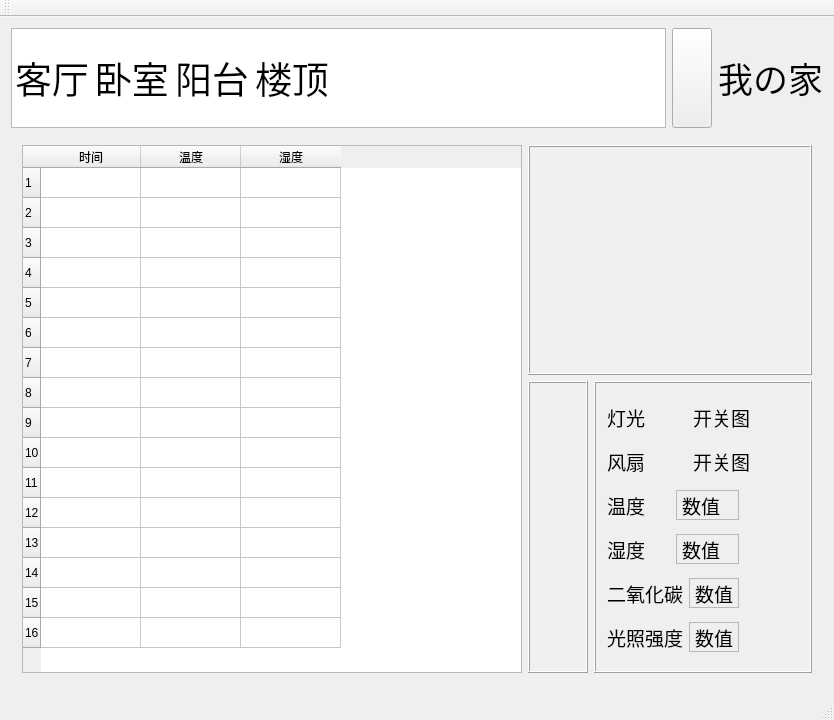
<?xml version="1.0" encoding="UTF-8"?>
<ui version="4.0">
 <class>environmentMonitorWidget</class>
 <widget class="QMainWindow" name="environmentMonitorWidget">
  <property name="geometry">
   <rect>
    <x>0</x>
    <y>0</y>
    <width>834</width>
    <height>720</height>
   </rect>
  </property>
  <property name="maximumSize">
   <size>
    <width>1280</width>
    <height>720</height>
   </size>
  </property>
  <property name="windowTitle">
   <string>environmentMonitorWidget</string>
  </property>
  <widget class="QWidget" name="MainWidget">
   <layout class="QGridLayout" name="gridLayout">
    <item row="1" column="0" colspan="3">
     <widget class="QStackedWidget" name="MainStackWidget">
      <property name="maximumSize">
       <size>
        <width>1280</width>
        <height>560</height>
       </size>
      </property>
      <property name="currentIndex">
       <number>0</number>
      </property>
      <widget class="QWidget" name="MainPage1">
       <property name="maximumSize">
        <size>
         <width>1280</width>
         <height>550</height>
        </size>
       </property>
       <layout class="QGridLayout" name="gridLayout_7">
        <item row="0" column="0" rowspan="2">
         <widget class="QTableWidget" name="tableWidget">
          <property name="maximumSize">
           <size>
            <width>500</width>
            <height>550</height>
           </size>
          </property>
          <property name="textElideMode">
           <enum>Qt::ElideMiddle</enum>
          </property>
          <property name="rowCount">
           <number>16</number>
          </property>
          <row/>
          <row/>
          <row/>
          <row/>
          <row/>
          <row/>
          <row/>
          <row/>
          <row/>
          <row/>
          <row/>
          <row/>
          <row/>
          <row/>
          <row/>
          <row/>
          <column>
           <property name="text">
            <string>时间</string>
           </property>
          </column>
          <column>
           <property name="text">
            <string>温度</string>
           </property>
          </column>
          <column>
           <property name="text">
            <string>湿度</string>
           </property>
          </column>
         </widget>
        </item>
        <item row="1" column="1">
         <widget class="QFrame" name="frame_2">
          <property name="maximumSize">
           <size>
            <width>500</width>
            <height>320</height>
           </size>
          </property>
          <property name="frameShape">
           <enum>QFrame::Box</enum>
          </property>
          <property name="frameShadow">
           <enum>QFrame::Raised</enum>
          </property>
          <layout class="QGridLayout" name="gridLayout_3">
           <item row="0" column="0">
            <widget class="QLabel" name="la_envi_view">
             <property name="maximumSize">
              <size>
               <width>500</width>
               <height>320</height>
              </size>
             </property>
             <property name="text">
              <string/>
             </property>
             <property name="scaledContents">
              <bool>true</bool>
             </property>
            </widget>
           </item>
          </layout>
         </widget>
        </item>
        <item row="1" column="2">
         <widget class="QFrame" name="frame_6">
          <property name="maximumSize">
           <size>
            <width>250</width>
            <height>320</height>
           </size>
          </property>
          <property name="frameShape">
           <enum>QFrame::Box</enum>
          </property>
          <property name="frameShadow">
           <enum>QFrame::Raised</enum>
          </property>
          <layout class="QGridLayout" name="gridLayout_6">
           <item row="0" column="0">
            <layout class="QHBoxLayout" name="horizontalLayout_3">
             <item>
              <widget class="QLabel" name="Label_Light">
               <property name="maximumSize">
                <size>
                 <width>80</width>
                 <height>30</height>
                </size>
               </property>
               <property name="font">
                <font>
                 <pointsize>14</pointsize>
                </font>
               </property>
               <property name="text">
                <string>灯光</string>
               </property>
              </widget>
             </item>
             <item>
              <widget class="QLabel" name="Label_Switch">
               <property name="maximumSize">
                <size>
                 <width>150</width>
                 <height>30</height>
                </size>
               </property>
               <property name="font">
                <font>
                 <pointsize>14</pointsize>
                </font>
               </property>
               <property name="frameShape">
                <enum>QFrame::NoFrame</enum>
               </property>
               <property name="text">
                <string>开关图</string>
               </property>
              </widget>
             </item>
            </layout>
           </item>
           <item row="1" column="0">
            <layout class="QHBoxLayout" name="horizontalLayout_4">
             <item>
              <widget class="QLabel" name="Label_Fan">
               <property name="maximumSize">
                <size>
                 <width>80</width>
                 <height>30</height>
                </size>
               </property>
               <property name="font">
                <font>
                 <pointsize>14</pointsize>
                </font>
               </property>
               <property name="text">
                <string>风扇</string>
               </property>
              </widget>
             </item>
             <item>
              <widget class="QLabel" name="Label_Switch_2">
               <property name="maximumSize">
                <size>
                 <width>150</width>
                 <height>30</height>
                </size>
               </property>
               <property name="font">
                <font>
                 <pointsize>14</pointsize>
                </font>
               </property>
               <property name="frameShape">
                <enum>QFrame::NoFrame</enum>
               </property>
               <property name="text">
                <string>开关图</string>
               </property>
              </widget>
             </item>
            </layout>
           </item>
           <item row="2" column="0">
            <layout class="QHBoxLayout" name="horizontalLayout_5">
             <item>
              <widget class="QLabel" name="Label_Temp">
               <property name="maximumSize">
                <size>
                 <width>80</width>
                 <height>30</height>
                </size>
               </property>
               <property name="font">
                <font>
                 <pointsize>14</pointsize>
                </font>
               </property>
               <property name="text">
                <string>温度</string>
               </property>
              </widget>
             </item>
             <item>
              <widget class="QLabel" name="label_15">
               <property name="maximumSize">
                <size>
                 <width>150</width>
                 <height>30</height>
                </size>
               </property>
               <property name="font">
                <font>
                 <pointsize>14</pointsize>
                </font>
               </property>
               <property name="frameShape">
                <enum>QFrame::StyledPanel</enum>
               </property>
               <property name="text">
                <string>数值</string>
               </property>
              </widget>
             </item>
             <item>
              <spacer name="horizontalSpacer">
               <property name="orientation">
                <enum>Qt::Horizontal</enum>
               </property>
               <property name="sizeType">
                <enum>QSizePolicy::Fixed</enum>
               </property>
               <property name="sizeHint" stdset="0">
                <size>
                 <width>60</width>
                 <height>20</height>
                </size>
               </property>
              </spacer>
             </item>
            </layout>
           </item>
           <item row="3" column="0">
            <layout class="QHBoxLayout" name="horizontalLayout_6">
             <item>
              <widget class="QLabel" name="Label_Humi">
               <property name="maximumSize">
                <size>
                 <width>80</width>
                 <height>30</height>
                </size>
               </property>
               <property name="font">
                <font>
                 <pointsize>14</pointsize>
                </font>
               </property>
               <property name="text">
                <string>湿度</string>
               </property>
              </widget>
             </item>
             <item>
              <widget class="QLabel" name="label_16">
               <property name="maximumSize">
                <size>
                 <width>150</width>
                 <height>30</height>
                </size>
               </property>
               <property name="font">
                <font>
                 <pointsize>14</pointsize>
                </font>
               </property>
               <property name="frameShape">
                <enum>QFrame::StyledPanel</enum>
               </property>
               <property name="text">
                <string>数值</string>
               </property>
              </widget>
             </item>
             <item>
              <spacer name="horizontalSpacer_2">
               <property name="orientation">
                <enum>Qt::Horizontal</enum>
               </property>
               <property name="sizeType">
                <enum>QSizePolicy::Fixed</enum>
               </property>
               <property name="sizeHint" stdset="0">
                <size>
                 <width>60</width>
                 <height>20</height>
                </size>
               </property>
              </spacer>
             </item>
            </layout>
           </item>
           <item row="4" column="0">
            <layout class="QHBoxLayout" name="horizontalLayout_7">
             <item>
              <widget class="QLabel" name="Label_CO2">
               <property name="maximumSize">
                <size>
                 <width>80</width>
                 <height>30</height>
                </size>
               </property>
               <property name="font">
                <font>
                 <pointsize>14</pointsize>
                </font>
               </property>
               <property name="text">
                <string>二氧化碳</string>
               </property>
              </widget>
             </item>
             <item>
              <widget class="QLabel" name="label_17">
               <property name="maximumSize">
                <size>
                 <width>150</width>
                 <height>30</height>
                </size>
               </property>
               <property name="font">
                <font>
                 <pointsize>14</pointsize>
                </font>
               </property>
               <property name="frameShape">
                <enum>QFrame::StyledPanel</enum>
               </property>
               <property name="text">
                <string>数值</string>
               </property>
              </widget>
             </item>
             <item>
              <spacer name="horizontalSpacer_3">
               <property name="orientation">
                <enum>Qt::Horizontal</enum>
               </property>
               <property name="sizeType">
                <enum>QSizePolicy::Fixed</enum>
               </property>
               <property name="sizeHint" stdset="0">
                <size>
                 <width>60</width>
                 <height>20</height>
                </size>
               </property>
              </spacer>
             </item>
            </layout>
           </item>
           <item row="5" column="0">
            <layout class="QHBoxLayout" name="horizontalLayout_8">
             <item>
              <widget class="QLabel" name="Label_LightValue">
               <property name="maximumSize">
                <size>
                 <width>80</width>
                 <height>30</height>
                </size>
               </property>
               <property name="font">
                <font>
                 <pointsize>14</pointsize>
                </font>
               </property>
               <property name="text">
                <string>光照强度</string>
               </property>
              </widget>
             </item>
             <item>
              <widget class="QLabel" name="label_18">
               <property name="maximumSize">
                <size>
                 <width>150</width>
                 <height>30</height>
                </size>
               </property>
               <property name="font">
                <font>
                 <pointsize>14</pointsize>
                </font>
               </property>
               <property name="frameShape">
                <enum>QFrame::StyledPanel</enum>
               </property>
               <property name="text">
                <string>数值</string>
               </property>
              </widget>
             </item>
             <item>
              <spacer name="horizontalSpacer_4">
               <property name="orientation">
                <enum>Qt::Horizontal</enum>
               </property>
               <property name="sizeType">
                <enum>QSizePolicy::Fixed</enum>
               </property>
               <property name="sizeHint" stdset="0">
                <size>
                 <width>60</width>
                 <height>20</height>
                </size>
               </property>
              </spacer>
             </item>
            </layout>
           </item>
          </layout>
         </widget>
        </item>
        <item row="0" column="1" colspan="2">
         <widget class="QFrame" name="frame">
          <property name="maximumSize">
           <size>
            <width>750</width>
            <height>230</height>
           </size>
          </property>
          <property name="autoFillBackground">
           <bool>false</bool>
          </property>
          <property name="frameShape">
           <enum>QFrame::Box</enum>
          </property>
          <property name="frameShadow">
           <enum>QFrame::Raised</enum>
          </property>
          <layout class="QGridLayout" name="gridLayout_2">
           <item row="1" column="0">
            <widget class="QChartView" name="testwidget" native="true">
             <property name="maximumSize">
              <size>
               <width>750</width>
               <height>230</height>
              </size>
             </property>
             <property name="autoFillBackground">
              <bool>false</bool>
             </property>
            </widget>
           </item>
          </layout>
         </widget>
        </item>
       </layout>
      </widget>
      <widget class="QWidget" name="MainPage3"/>
      <widget class="QWidget" name="MainPage4"/>
      <widget class="QWidget" name="MainPage2">
       <property name="maximumSize">
        <size>
         <width>1280</width>
         <height>560</height>
        </size>
       </property>
      </widget>
     </widget>
    </item>
    <item row="0" column="1">
     <widget class="QPushButton" name="pbBack">
      <property name="maximumSize">
       <size>
        <width>100</width>
        <height>100</height>
       </size>
      </property>
      <property name="text">
       <string/>
      </property>
     </widget>
    </item>
    <item row="0" column="0">
     <widget class="QListWidget" name="MainListWidget">
      <property name="maximumSize">
       <size>
        <width>800</width>
        <height>100</height>
       </size>
      </property>
      <property name="font">
       <font>
        <pointsize>28</pointsize>
       </font>
      </property>
      <property name="layoutDirection">
       <enum>Qt::LeftToRight</enum>
      </property>
      <property name="frameShadow">
       <enum>QFrame::Sunken</enum>
      </property>
      <property name="flow">
       <enum>QListView::LeftToRight</enum>
      </property>
      <property name="spacing">
       <number>20</number>
      </property>
      <item>
       <property name="text">
        <string>客厅</string>
       </property>
      </item>
      <item>
       <property name="text">
        <string>卧室</string>
       </property>
      </item>
      <item>
       <property name="text">
        <string>阳台</string>
       </property>
      </item>
      <item>
       <property name="text">
        <string>楼顶</string>
       </property>
      </item>
     </widget>
    </item>
    <item row="0" column="2">
     <layout class="QVBoxLayout" name="MainVlayout">
      <item>
       <widget class="QLabel" name="label">
        <property name="maximumSize">
         <size>
          <width>280</width>
          <height>50</height>
         </size>
        </property>
        <property name="font">
         <font>
          <pointsize>26</pointsize>
         </font>
        </property>
        <property name="layoutDirection">
         <enum>Qt::LeftToRight</enum>
        </property>
        <property name="text">
         <string>我の家</string>
        </property>
        <property name="alignment">
         <set>Qt::AlignCenter</set>
        </property>
       </widget>
      </item>
      <item>
       <layout class="QHBoxLayout" name="DataTimeHlayout"/>
      </item>
     </layout>
    </item>
   </layout>
  </widget>
  <widget class="QMenuBar" name="menuBar">
   <property name="geometry">
    <rect>
     <x>0</x>
     <y>0</y>
     <width>834</width>
     <height>22</height>
    </rect>
   </property>
  </widget>
  <widget class="QToolBar" name="mainToolBar">
   <attribute name="toolBarArea">
    <enum>TopToolBarArea</enum>
   </attribute>
   <attribute name="toolBarBreak">
    <bool>false</bool>
   </attribute>
  </widget>
  <widget class="QStatusBar" name="statusBar"/>
 </widget>
 <layoutdefault spacing="6" margin="11"/>
 <customwidgets>
  <customwidget>
   <class>QChartView</class>
   <extends>QWidget</extends>
   <header>QChartView</header>
   <container>1</container>
  </customwidget>
 </customwidgets>
 <resources>
  <include location="../../UIResource.qrc"/>
 </resources>
 <connections/>
</ui>
